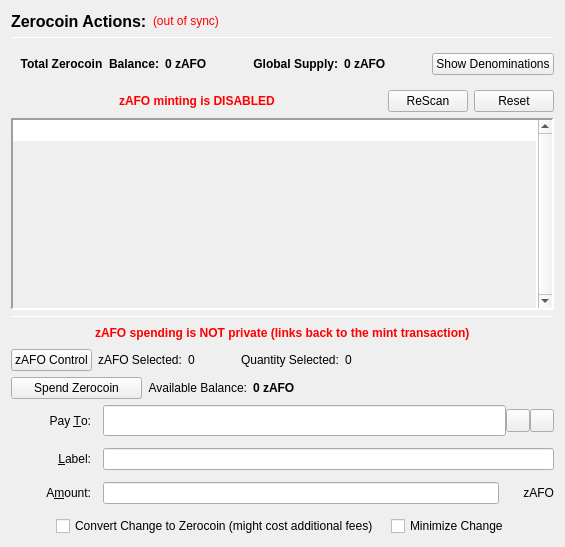
                  <widget class="QFrame" name="verticalFrameLeft">
                   <layout class="QVBoxLayout" name="verticalLayout_2">
                    <item>
                     <layout class="QVBoxLayout" name="verticalLayout_3">
                      <item>
                       <layout class="QHBoxLayout" name="horizontalLayout_3">
                        <item>
                         <widget class="QLabel" name="labelzAFOActions">
                          <property name="font">
                           <font>
                            <pointsize>12</pointsize>
                            <weight>75</weight>
                            <bold>true</bold>
                           </font>
                          </property>
                          <property name="text">
                           <string>Zerocoin Actions:</string>
                          </property>
                          <property name="alignment">
                           <set>Qt::AlignLeading|Qt::AlignLeft|Qt::AlignVCenter</set>
                          </property>
                         </widget>
                        </item>
                        <item>
                         <widget class="QLabel" name="labelzAFOSyncStatus">
                          <property name="toolTip">
                           <string>The displayed information may be out of date. Your wallet automatically synchronizes with the AllForOneBusiness network after a connection is established, but this process has not completed yet.</string>
                          </property>
                          <property name="styleSheet">
                           <string notr="true">QLabel { color: red; }</string>
                          </property>
                          <property name="text">
                           <string notr="true">(out of sync)</string>
                          </property>
                          <property name="alignment">
                           <set>Qt::AlignLeading|Qt::AlignLeft|Qt::AlignVCenter</set>
                          </property>
                         </widget>
                        </item>
                        <item>
                         <spacer name="horizontalSpacer">
                          <property name="orientation">
                           <enum>Qt::Horizontal</enum>
                          </property>
                          <property name="sizeHint" stdset="0">
                           <size>
                            <width>40</width>
                            <height>20</height>
                           </size>
                          </property>
                         </spacer>
                        </item>
                       </layout>
                      </item>
                      <item>
                       <widget class="Line" name="lineUpperLeft">
                        <property name="minimumSize">
                         <size>
                          <width>0</width>
                          <height>1</height>
                         </size>
                        </property>
                        <property name="maximumSize">
                         <size>
                          <width>16777215</width>
                          <height>1</height>
                         </size>
                        </property>
                        <property name="frameShadow">
                         <enum>QFrame::Sunken</enum>
                        </property>
                        <property name="orientation">
                         <enum>Qt::Horizontal</enum>
                        </property>
                       </widget>
                      </item>
                      <item>
                       <widget class="QFrame" name="balanceSupplyFrame">
                        <layout class="QHBoxLayout" name="horizontalLayout_2" stretch="0,0,0,1,0">
                         <property name="rightMargin">
                          <number>0</number>
                         </property>
                         <item>
                          <layout class="QHBoxLayout" name="horizontalLayout_34">
                           <item>
                            <widget class="QLabel" name="labelzAvailableText_3">
                             <property name="font">
                              <font>
                               <weight>75</weight>
                               <bold>true</bold>
                              </font>
                             </property>
                             <property name="toolTip">
                              <string>Total Balance including unconfirmed and immature zAFO</string>
                             </property>
                             <property name="text">
                              <string>Total Zerocoin  Balance:</string>
                             </property>
                             <property name="alignment">
                              <set>Qt::AlignRight|Qt::AlignTrailing|Qt::AlignVCenter</set>
                             </property>
                            </widget>
                           </item>
                           <item>
                            <widget class="QLabel" name="labelzAvailableAmount_4">
                             <property name="minimumSize">
                              <size>
                               <width>40</width>
                               <height>0</height>
                              </size>
                             </property>
                             <property name="font">
                              <font>
                               <weight>75</weight>
                               <bold>true</bold>
                              </font>
                             </property>
                             <property name="toolTip">
                              <string>Total Balance including unconfirmed and immature zAFO</string>
                             </property>
                             <property name="text">
                              <string>0 zAFO</string>
                             </property>
                             <property name="alignment">
                              <set>Qt::AlignLeading|Qt::AlignLeft|Qt::AlignVCenter</set>
                             </property>
                            </widget>
                           </item>
                          </layout>
                         </item>
                         <item>
                          <spacer name="horizontalSpacer_32">
                           <property name="orientation">
                            <enum>Qt::Horizontal</enum>
                           </property>
                           <property name="sizeHint" stdset="0">
                            <size>
                             <width>40</width>
                             <height>20</height>
                            </size>
                           </property>
                          </spacer>
                         </item>
                         <item>
                          <layout class="QHBoxLayout" name="horizontalLayout_35">
                           <item>
                            <widget class="QLabel" name="labelZsupplyText_2">
                             <property name="font">
                              <font>
                               <weight>75</weight>
                               <bold>true</bold>
                              </font>
                             </property>
                             <property name="text">
                              <string>Global Supply:</string>
                             </property>
                             <property name="alignment">
                              <set>Qt::AlignRight|Qt::AlignTrailing|Qt::AlignVCenter</set>
                             </property>
                            </widget>
                           </item>
                           <item>
                            <widget class="QLabel" name="labelZsupplyAmount_2">
                             <property name="font">
                              <font>
                               <weight>75</weight>
                               <bold>true</bold>
                              </font>
                             </property>
                             <property name="text">
                              <string>0 zAFO</string>
                             </property>
                            </widget>
                           </item>
                          </layout>
                         </item>
                         <item>
                          <spacer name="horizontalSpacer_31">
                           <property name="orientation">
                            <enum>Qt::Horizontal</enum>
                           </property>
                           <property name="sizeHint" stdset="0">
                            <size>
                             <width>40</width>
                             <height>20</height>
                            </size>
                           </property>
                          </spacer>
                         </item>
                         <item>
                          <widget class="QPushButton" name="pushButtonShowDenoms">
                           <property name="toolTip">
                            <string>Show zAFO denominations list</string>
                           </property>
                           <property name="text">
                            <string>Show Denominations</string>
                           </property>
                          </widget>
                         </item>
                        </layout>
                       </widget>
                      </item>
                      <item>
                       <layout class="QHBoxLayout" name="horizontalLayout_4">
                        <item>
                         <spacer name="horizontalSpacer_2">
                          <property name="orientation">
                           <enum>Qt::Horizontal</enum>
                          </property>
                          <property name="sizeHint" stdset="0">
                           <size>
                            <width>40</width>
                            <height>20</height>
                           </size>
                          </property>
                         </spacer>
                        </item>
                        <item>
                         <widget class="QLabel" name="label">
                          <property name="styleSheet">
                           <string notr="true">color: red;
font-weight: bold;</string>
                          </property>
                          <property name="text">
                           <string>zAFO minting is DISABLED</string>
                          </property>
                         </widget>
                        </item>
                        <item>
                         <spacer name="horizontalSpacer_3">
                          <property name="orientation">
                           <enum>Qt::Horizontal</enum>
                          </property>
                          <property name="sizeHint" stdset="0">
                           <size>
                            <width>40</width>
                            <height>20</height>
                           </size>
                          </property>
                         </spacer>
                        </item>
                        <item>
                         <widget class="QPushButton" name="pushButtonMintReset">
                          <property name="maximumSize">
                           <size>
                            <width>80</width>
                            <height>16777215</height>
                           </size>
                          </property>
                          <property name="toolTip">
                           <string>Rescan the complete blockchain for  Zerocoin mints and their meta-data.</string>
                          </property>
                          <property name="text">
                           <string>ReScan</string>
                          </property>
                         </widget>
                        </item>
                        <item>
                         <widget class="QPushButton" name="pushButtonSpentReset">
                          <property name="maximumSize">
                           <size>
                            <width>80</width>
                            <height>16777215</height>
                           </size>
                          </property>
                          <property name="toolTip">
                           <string>Reset Zerocoin Wallet DB. Deletes transactions that did not make it into the blockchain.</string>
                          </property>
                          <property name="text">
                           <string>Reset</string>
                          </property>
                         </widget>
                        </item>
                       </layout>
                      </item>
                      <item>
                       <widget class="QPlainTextEdit" name="TEMintStatus">
                        <property name="font">
                         <font>
                          <pointsize>8</pointsize>
                         </font>
                        </property>
                        <property name="toolTip">
                         <string>Status and/or Mesages from the last Mint Action.</string>
                        </property>
                        <property name="frameShape">
                         <enum>QFrame::Panel</enum>
                        </property>
                        <property name="frameShadow">
                         <enum>QFrame::Sunken</enum>
                        </property>
                        <property name="lineWidth">
                         <number>2</number>
                        </property>
                        <property name="midLineWidth">
                         <number>2</number>
                        </property>
                        <property name="verticalScrollBarPolicy">
                         <enum>Qt::ScrollBarAlwaysOn</enum>
                        </property>
                        <property name="horizontalScrollBarPolicy">
                         <enum>Qt::ScrollBarAlwaysOff</enum>
                        </property>
                        <property name="readOnly">
                         <bool>true</bool>
                        </property>
                        <property name="plainText">
                         <string notr="true"/>
                        </property>
                        <property name="backgroundVisible">
                         <bool>true</bool>
                        </property>
                       </widget>
                      </item>
                      <item>
                       <widget class="Line" name="line">
                        <property name="minimumSize">
                         <size>
                          <width>0</width>
                          <height>1</height>
                         </size>
                        </property>
                        <property name="maximumSize">
                         <size>
                          <width>16777215</width>
                          <height>1</height>
                         </size>
                        </property>
                        <property name="orientation">
                         <enum>Qt::Horizontal</enum>
                        </property>
                       </widget>
                      </item>
                      <item>
                       <layout class="QHBoxLayout" name="horizontalLayout_7">
                        <item>
                         <spacer name="horizontalSpacer_18">
                          <property name="orientation">
                           <enum>Qt::Horizontal</enum>
                          </property>
                          <property name="sizeHint" stdset="0">
                           <size>
                            <width>40</width>
                            <height>20</height>
                           </size>
                          </property>
                         </spacer>
                        </item>
                        <item>
                         <widget class="QLabel" name="label_2">
                          <property name="styleSheet">
                           <string notr="true">color: red;
font-weight: bold;</string>
                          </property>
                          <property name="text">
                           <string>zAFO spending is NOT private (links back to the mint transaction)</string>
                          </property>
                         </widget>
                        </item>
                        <item>
                         <spacer name="horizontalSpacer_30">
                          <property name="orientation">
                           <enum>Qt::Horizontal</enum>
                          </property>
                          <property name="sizeHint" stdset="0">
                           <size>
                            <width>40</width>
                            <height>20</height>
                           </size>
                          </property>
                         </spacer>
                        </item>
                       </layout>
                      </item>
                      <item>
                       <layout class="QHBoxLayout" name="horizontalLayout_24">
                        <property name="leftMargin">
                         <number>0</number>
                        </property>
                        <property name="bottomMargin">
                         <number>0</number>
                        </property>
                        <item>
                         <widget class="QPushButton" name="pushButtonZPivControl">
                          <property name="text">
                           <string>zAFO Control</string>
                          </property>
                         </widget>
                        </item>
                        <item>
                         <widget class="QLabel" name="labelzPivSelected">
                          <property name="text">
                           <string>zAFO Selected:</string>
                          </property>
                         </widget>
                        </item>
                        <item>
                         <widget class="QLabel" name="labelzPivSelected_int">
                          <property name="text">
                           <string>0</string>
                          </property>
                         </widget>
                        </item>
                        <item>
                         <spacer name="horizontalSpacer_17">
                          <property name="orientation">
                           <enum>Qt::Horizontal</enum>
                          </property>
                          <property name="sizeType">
                           <enum>QSizePolicy::Fixed</enum>
                          </property>
                          <property name="sizeHint" stdset="0">
                           <size>
                            <width>40</width>
                            <height>20</height>
                           </size>
                          </property>
                         </spacer>
                        </item>
                        <item>
                         <widget class="QLabel" name="labelQuantitySelected">
                          <property name="text">
                           <string>Quantity Selected:</string>
                          </property>
                         </widget>
                        </item>
                        <item>
                         <widget class="QLabel" name="labelQuantitySelected_int">
                          <property name="text">
                           <string>0</string>
                          </property>
                         </widget>
                        </item>
                        <item>
                         <spacer name="horizontalSpacer_19">
                          <property name="orientation">
                           <enum>Qt::Horizontal</enum>
                          </property>
                          <property name="sizeHint" stdset="0">
                           <size>
                            <width>40</width>
                            <height>20</height>
                           </size>
                          </property>
                         </spacer>
                        </item>
                       </layout>
                      </item>
                      <item>
                       <layout class="QHBoxLayout" name="horizontalLayout_6">
                        <item>
                         <widget class="QPushButton" name="pushButtonSpendzAFO">
                          <property name="minimumSize">
                           <size>
                            <width>131</width>
                            <height>0</height>
                           </size>
                          </property>
                          <property name="toolTip">
                           <string>Spend Zerocoin. Without 'Pay To:' address creates payments to yourself.</string>
                          </property>
                          <property name="text">
                           <string>Spend Zerocoin</string>
                          </property>
                         </widget>
                        </item>
                        <item>
                         <widget class="QLabel" name="labelzAFOBalanceText">
                          <property name="toolTip">
                           <string>Available (mature and spendable) zAFO for spending</string>
                          </property>
                          <property name="text">
                           <string>Available Balance:</string>
                          </property>
                          <property name="alignment">
                           <set>Qt::AlignRight|Qt::AlignTrailing|Qt::AlignVCenter</set>
                          </property>
                         </widget>
                        </item>
                        <item>
                         <widget class="QLabel" name="labelzAvailableAmount_2">
                          <property name="font">
                           <font>
                            <weight>75</weight>
                            <bold>true</bold>
                           </font>
                          </property>
                          <property name="toolTip">
                           <string>Available (mature and spendable) zAFO for spending

zAFO are mature when they have more than 20 confirmations AND more than 2 mints of the same denomination after them were minted</string>
                          </property>
                          <property name="text">
                           <string>0 zAFO</string>
                          </property>
                          <property name="alignment">
                           <set>Qt::AlignLeading|Qt::AlignLeft|Qt::AlignVCenter</set>
                          </property>
                         </widget>
                        </item>
                        <item>
                         <spacer name="horizontalSpacer_4">
                          <property name="orientation">
                           <enum>Qt::Horizontal</enum>
                          </property>
                          <property name="sizeHint" stdset="0">
                           <size>
                            <width>40</width>
                            <height>20</height>
                           </size>
                          </property>
                         </spacer>
                        </item>
                       </layout>
                      </item>
                      <item>
                       <layout class="QGridLayout" name="gridLayout_7">
                        <property name="spacing">
                         <number>12</number>
                        </property>
                        <item row="0" column="0">
                         <widget class="QLabel" name="payToLabel">
                          <property name="minimumSize">
                           <size>
                            <width>80</width>
                            <height>0</height>
                           </size>
                          </property>
                          <property name="text">
                           <string>Pay &amp;To:</string>
                          </property>
                          <property name="alignment">
                           <set>Qt::AlignRight|Qt::AlignTrailing|Qt::AlignVCenter</set>
                          </property>
                          <property name="buddy">
                           <cstring>payTo</cstring>
                          </property>
                         </widget>
                        </item>
                        <item row="0" column="1">
                         <layout class="QHBoxLayout" name="payToLayout">
                          <property name="spacing">
                           <number>0</number>
                          </property>
                          <item>
                           <widget class="QValidatedLineEdit" name="payTo">
                            <property name="enabled">
                             <bool>true</bool>
                            </property>
                            <property name="minimumSize">
                             <size>
                              <width>0</width>
                              <height>31</height>
                             </size>
                            </property>
                            <property name="toolTip">
                             <string>The AllForOneBusiness address to send the payment to. Creates local payment to yourself when empty.</string>
                            </property>
                           </widget>
                          </item>
                          <item>
                           <widget class="QToolButton" name="addressBookButton">
                            <property name="toolTip">
                             <string>Choose previously used address</string>
                            </property>
                            <property name="text">
                             <string/>
                            </property>
                            <property name="icon">
                             <iconset resource="../allforonebusiness.qrc">
                              <normaloff>:/icons/address-book</normaloff>:/icons/address-book</iconset>
                            </property>
                            <property name="shortcut">
                             <string>Alt+A</string>
                            </property>
                           </widget>
                          </item>
                          <item>
                           <widget class="QToolButton" name="pasteButton">
                            <property name="toolTip">
                             <string>Paste address from clipboard</string>
                            </property>
                            <property name="text">
                             <string/>
                            </property>
                            <property name="icon">
                             <iconset resource="../allforonebusiness.qrc">
                              <normaloff>:/icons/editpaste</normaloff>:/icons/editpaste</iconset>
                            </property>
                            <property name="shortcut">
                             <string>Alt+P</string>
                            </property>
                           </widget>
                          </item>
                         </layout>
                        </item>
                        <item row="1" column="0">
                         <widget class="QLabel" name="labelLabel">
                          <property name="minimumSize">
                           <size>
                            <width>80</width>
                            <height>0</height>
                           </size>
                          </property>
                          <property name="text">
                           <string>&amp;Label:</string>
                          </property>
                          <property name="alignment">
                           <set>Qt::AlignRight|Qt::AlignTrailing|Qt::AlignVCenter</set>
                          </property>
                          <property name="buddy">
                           <cstring>addAsLabel</cstring>
                          </property>
                         </widget>
                        </item>
                        <item row="1" column="1">
                         <widget class="QLineEdit" name="addAsLabel">
                          <property name="toolTip">
                           <string>Enter a label for this address to add it to the list of used addresses</string>
                          </property>
                         </widget>
                        </item>
                        <item row="2" column="0">
                         <widget class="QLabel" name="amountLabel">
                          <property name="minimumSize">
                           <size>
                            <width>80</width>
                            <height>0</height>
                           </size>
                          </property>
                          <property name="text">
                           <string>A&amp;mount:</string>
                          </property>
                          <property name="alignment">
                           <set>Qt::AlignRight|Qt::AlignTrailing|Qt::AlignVCenter</set>
                          </property>
                          <property name="buddy">
                           <cstring>zAFOpayAmount</cstring>
                          </property>
                         </widget>
                        </item>
                        <item row="2" column="1">
                         <layout class="QHBoxLayout" name="horizontalLayout_9">
                          <property name="spacing">
                           <number>0</number>
                          </property>
                          <item>
                           <widget class="QLineEdit" name="zAFOpayAmount"/>
                          </item>
                          <item>
                           <widget class="QLabel" name="labelzAFO">
                            <property name="minimumSize">
                             <size>
                              <width>55</width>
                              <height>0</height>
                             </size>
                            </property>
                            <property name="text">
                             <string>zAFO</string>
                            </property>
                            <property name="alignment">
                             <set>Qt::AlignRight|Qt::AlignTrailing|Qt::AlignVCenter</set>
                            </property>
                           </widget>
                          </item>
                         </layout>
                        </item>
                        <item row="3" column="0" colspan="2">
                         <layout class="QHBoxLayout" name="horizontalLayout_10">
                          <item>
                           <spacer name="horizontalSpacer_5">
                            <property name="orientation">
                             <enum>Qt::Horizontal</enum>
                            </property>
                            <property name="sizeHint" stdset="0">
                             <size>
                              <width>40</width>
                              <height>20</height>
                             </size>
                            </property>
                           </spacer>
                          </item>
                          <item>
                           <widget class="QCheckBox" name="checkBoxMintChange">
                            <property name="sizePolicy">
                             <sizepolicy hsizetype="MinimumExpanding" vsizetype="Fixed">
                              <horstretch>0</horstretch>
                              <verstretch>0</verstretch>
                             </sizepolicy>
                            </property>
                            <property name="layoutDirection">
                             <enum>Qt::LeftToRight</enum>
                            </property>
                            <property name="text">
                             <string>Convert Change to Zerocoin (might cost additional fees)</string>
                            </property>
                           </widget>
                          </item>
                          <item>
                           <widget class="QCheckBox" name="checkBoxMinimizeChange">
                            <property name="toolTip">
                             <string>If checked, the wallet tries to minimize the returning change instead of minimizing the number of spent denominations.</string>
                            </property>
                            <property name="text">
                             <string>Minimize Change</string>
                            </property>
                           </widget>
                          </item>
                          <item>
                           <spacer name="horizontalSpacer_6">
                            <property name="orientation">
                             <enum>Qt::Horizontal</enum>
                            </property>
                            <property name="sizeHint" stdset="0">
                             <size>
                              <width>40</width>
                              <height>20</height>
                             </size>
                            </property>
                           </spacer>
                          </item>
                         </layout>
                        </item>
                       </layout>
                      </item>
                     </layout>
                    </item>
                   </layout>
                  </widget>
